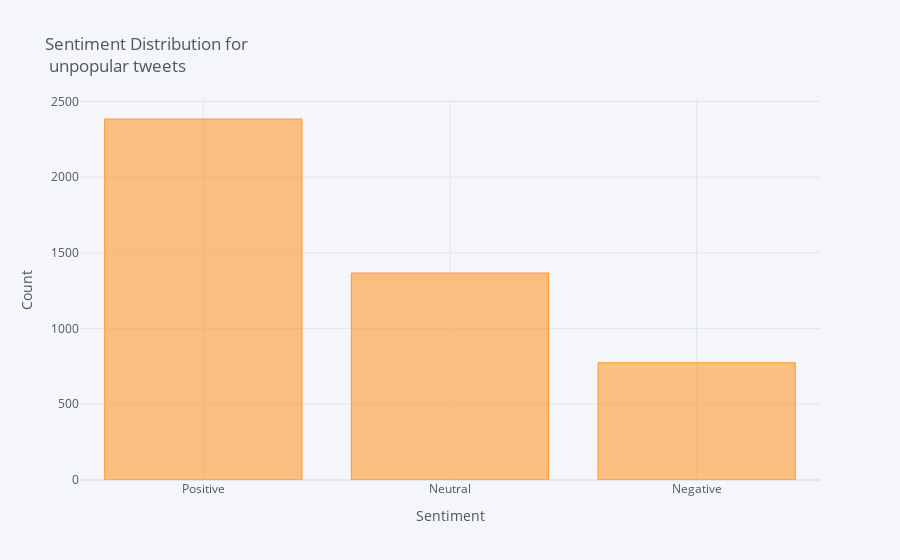

Notebook code cell kept with this figure:
### Markdown cell above
Least Popular:

### Code cell
df_unpopular = df[df['Retweets'] <= 100]
df_unpopular['Sentiment'].value_counts().iplot(kind='bar', xTitle='Sentiment',
                                    yTitle='Count', title = ('Sentiment Distribution for <br> unpopular tweets'))

### Figure 1 — Plotly figure (JSON) as saved in the notebook; plotly's stock layout.template omitted (floating-point values rounded to 4 significant figures)
{"data": [{"marker": {"color": "rgba(255, 153, 51, 0.6)", "line": {"color": "rgba(255, 153, 51, 1.0)", "width": 1}}, "name": "Sentiment", "orientation": "v", "text": "", "type": "bar", "x": ["Positive", "Neutral", "Negative"], "y": [2384, 1367, 774]}], "layout": {"legend": {"bgcolor": "#F5F6F9", "font": {"color": "#4D5663"}}, "paper_bgcolor": "#F5F6F9", "plot_bgcolor": "#F5F6F9", "title": {"font": {"color": "#4D5663"}, "text": "Sentiment Distribution for <br> unpopular tweets"}, "xaxis": {"gridcolor": "#E1E5ED", "showgrid": true, "tickfont": {"color": "#4D5663"}, "title": {"font": {"color": "#4D5663"}, "text": "Sentiment"}, "zerolinecolor": "#E1E5ED"}, "yaxis": {"gridcolor": "#E1E5ED", "showgrid": true, "tickfont": {"color": "#4D5663"}, "title": {"font": {"color": "#4D5663"}, "text": "Count"}, "zerolinecolor": "#E1E5ED"}}}
